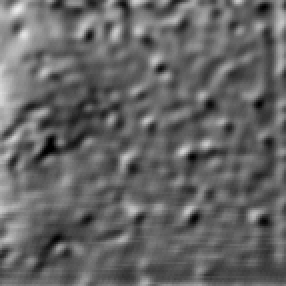
#> input picture divided_samples/top_left/ABC-capture-20241209-194134_topo02_13.png, 143 x 143 px, given as the content of the folder /Users/zebpalm/Exjobb 2025/BSE images/topo1/Top 180, which was not available (shown 2 times larger)
$ python preprocess_evaluation.py
#> lines starting #> are read from the running program, lines starting #| are printed output that depends on the picture; after the words box and inside, x2 and y2 are one past the last pixel; in counts of white or black regions, pixels touching at a corner belong together; pictures that were not available may be replaced by others from this repository, and a replacement may not be noted
import cv2
import numpy as np
import os
from pathlib import Path

# Define sample areas (y1, y2, x1, x2)
sample_areas = {
    'top_left': (130, 273, 128, 271),      # Sample 1
    'top_right': (130, 273, 329, 472),     # Sample 2
    'bottom_left': (329, 472, 128, 271),   # Sample 3
    'bottom_right': (329, 472, 329, 472)   # Sample 4
}

def create_output_dir(base_dir):
    """Create output directory if it doesn't exist."""
    output_dir = Path("/Users/zebpalm/Exjobb 2025/Coding/preprocessed_evaluation/180_topo1")
    output_dir.mkdir(parents=True, exist_ok=True)
    return output_dir

def preprocess_image(image, kernel_size=(9,9), sigma=2.0):
    """
    Preprocess grayscale image with Gaussian blur, histogram equalization, and bright region segmentation.
    Uses Otsu's method and filters regions based on size and shape.

    Args:
        image: Input grayscale image
        kernel_size: Size of Gaussian kernel
        sigma: Standard deviation for Gaussian blur

    Returns:
        Tuple of (preprocessed image, otsu segmented image, filtered segmented image)
    """
    # Apply Gaussian blur
    blurred = cv2.GaussianBlur(image, kernel_size, sigma)

    # Apply histogram equalization first
    equalized = cv2.equalizeHist(blurred)

    # Try Otsu's method for automatic thresholding
    _, otsu_thresh = cv2.threshold(equalized, 0, 255, cv2.THRESH_BINARY + cv2.THRESH_OTSU)

    # Find connected components in the thresholded image
    num_labels, labels, stats, centroids = cv2.connectedComponentsWithStats(otsu_thresh, connectivity=8)

    # Create a mask for regions that meet our criteria
    mask = np.zeros_like(otsu_thresh)

    # Filter regions based on size and shape
    min_area = 300  # Minimum area in pixels
    max_area = 10000  # Maximum area in pixels
    min_solidity = 0.6  # Minimum solidity (area / convex hull area)

    for i in range(1, num_labels):  # Skip background (label 0)
        area = stats[i, cv2.CC_STAT_AREA]

        # Get the contour of this region
        region_mask = (labels == i).astype(np.uint8) * 255
        contours, _ = cv2.findContours(region_mask, cv2.RETR_EXTERNAL, cv2.CHAIN_APPROX_SIMPLE)

        if len(contours) > 0:
            contour = contours[0]
            # Calculate solidity
            hull = cv2.convexHull(contour)
            hull_area = cv2.contourArea(hull)
            solidity = float(area) / hull_area if hull_area > 0 else 0

            # Keep region if it meets our criteria
            if (min_area <= area <= max_area) and (solidity >= min_solidity):
                mask[labels == i] = 255

    # Apply morphological operations to clean up the segmentation
    kernel = np.ones((5,5), np.uint8)
    segmented = cv2.morphologyEx(mask, cv2.MORPH_CLOSE, kernel)
    segmented = cv2.morphologyEx(segmented, cv2.MORPH_OPEN, kernel)

    return equalized, otsu_thresh, segmented

def divide_image(image):
    """
    Divide image into samples using predefined areas.

    Args:
        image: Input image

    Returns:
        Dictionary of divided image samples
    """
    samples = {}
    for sample_name, (y1, y2, x1, x2) in sample_areas.items():
        samples[sample_name] = image[y1:y2, x1:x2]

    return samples

def create_comparison_image(original, preprocessed, otsu_segmented, filtered_segmented):
    """
    Create a side-by-side comparison of original, preprocessed, and both segmented images with labels.

    Args:
        original: Original image sample
        preprocessed: Preprocessed image sample (after Gaussian blur and histogram equalization)
        otsu_segmented: Image segmented using Otsu's method
        filtered_segmented: Image segmented and filtered by size/shape

    Returns:
        Combined image with all four versions side by side
    """
    # Ensure all images are the same height
    h1, w1 = original.shape
    h2, w2 = preprocessed.shape
    h3, w3 = otsu_segmented.shape
    h4, w4 = filtered_segmented.shape
    height = max(h1, h2, h3, h4)

    # Create a white background image with extra space for labels
    comparison = np.ones((height + 30, w1 + w2 + w3 + w4 + 30), dtype=np.uint8) * 255

    # Place images side by side
    comparison[30:30+h1, :w1] = original
    comparison[30:30+h2, w1+10:w1+10+w2] = preprocessed
    comparison[30:30+h3, w1+w2+20:w1+w2+20+w3] = otsu_segmented
    comparison[30:30+h4, w1+w2+w3+30:] = filtered_segmented

    # Add vertical lines between images
    comparison[30:, w1:w1+10] = 0
    comparison[30:, w1+w2+10:w1+w2+20] = 0
    comparison[30:, w1+w2+w3+20:w1+w2+w3+30] = 0

    # Add labels with smaller font
    font = cv2.FONT_HERSHEY_SIMPLEX
    font_scale = 0.5  # Smaller font size
    thickness = 1    # Thinner text

    # Calculate text positions
    text_y = 20
    cv2.putText(comparison, "Original", (w1//2 - 30, text_y), font, font_scale, 0, thickness)
    cv2.putText(comparison, "Preprocessed", (w1 + w2//2 - 40, text_y), font, font_scale, 0, thickness)
    cv2.putText(comparison, "Otsu", (w1 + w2 + w3//2 - 20, text_y), font, font_scale, 0, thickness)
    cv2.putText(comparison, "Filtered", (w1 + w2 + w3 + w4//2 - 20, text_y), font, font_scale, 0, thickness)

    return comparison

def main():
    # Input and output directories
    input_dir = Path("/Users/zebpalm/Exjobb 2025/BSE images/topo1/Top 180")
    output_dir = create_output_dir(input_dir.parent)

    print(f"Processing images from: {input_dir}")
    print(f"Saving processed images to: {output_dir}")

    # Process each image in the input directory and its subdirectories
    for img_path in input_dir.rglob("*"):
        if img_path.suffix.lower() in ['.png', '.jpg', '.jpeg']:
            print(f"Processing: {img_path}")
            # Read image
            image = cv2.imread(str(img_path), cv2.IMREAD_GRAYSCALE)  # Explicitly read as grayscale
#> image is the input picture: shape (143, 143); min 0, max 234, mean 101
            if image is None:
                print(f"Could not read image: {img_path}")
                continue

            # Get original samples
            original_samples = divide_image(image)
#> after the loop in divide_image, `for sample_name, (y1, y2, x1, x2) in sample_areas.items():`: samples = 4 items
#> original_samples = 4 items

            # Preprocess image
            preprocessed, otsu_segmented, filtered_segmented = preprocess_image(image)
#> in preprocess_image, `equalized = cv2.equalizeHist(blurred)`:
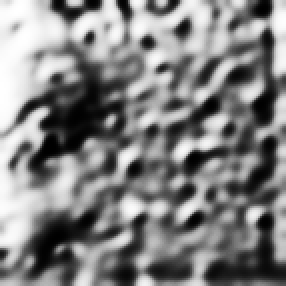
#> equalized: shape (143, 143) (shown 2 times larger); min 0, max 255, mean 129.3
#> in preprocess_image, `_, otsu_thresh = cv2.threshold(equalized, 0, 255, cv2.THRESH_BINARY + ..`:
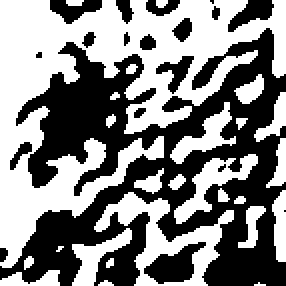
#> otsu_thresh: shape (143, 143) (shown 2 times larger); 51.7% white; 19 black regions (5 under 20 px), largest, box (x1, y1, x2, y2) and area: (0, 14, 143, 143) 8553, (72, 121, 103, 142) 335, (114, 0, 137, 16) 188
#> in preprocess_image, `num_labels, labels, stats, centroids = cv2.connectedComponentsWithStat..`:
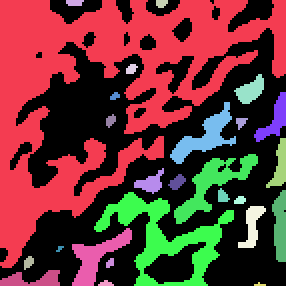
#> labels: shape (143, 143) int32 (shown 2 times larger); 27 distinct labels, from 0 to 26; one colour per label, 0 black
#> in preprocess_image, `num_labels, labels, stats, centroids = cv2.connectedComponentsWithStat..`: num_labels = 27; stats = 27 rows, first 6: [0, 0, 143, 143, 9870], [0, 0, 143, 134, 7143], [33, 0, 9, 3, 24], [78, 0, 6, 4, 20], [63, 32, 6, 5, 22], [117, 37, 15, 15, 125]; centroids = 27 pairs, first value 13.83 to 139.7, second value 0.917 to 141.9
#> the loop in preprocess_image, `for i in range(1, num_labels):` made 26 passes
#> (area, hull_area, solidity) on passes 1, 5, 7, 8, 11, 12, 13, 14, 15, 16, 17, 19: (7143, 12261, 0.583), (125, 119.5, 1.05), (159, 193.5, 0.822), (342, 482.5, 0.709), (122, 130.5, 0.935), (451, 680.5, 0.663), (93, 97.5, 0.954), (42, 34, 1.24), (29, 20.5, 1.41), (193, 173, 1.12), (1059, 2349.5, 0.451), (134, 170.5, 0.786)
#> pass 1, in preprocess_image, `region_mask = (labels == i).astype(np.uint8) * 255`:
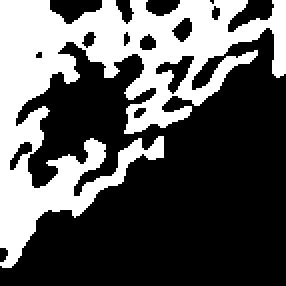
#> region_mask: shape (143, 143) (shown 2 times larger); 34.9% white; 1 white region, box (x1, y1, x2, y2) and area: (0, 0, 143, 134) 7143
#> after the loop in preprocess_image, `for i in range(1, num_labels):`:
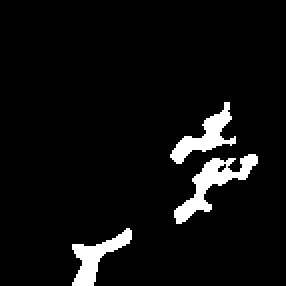
#> mask: shape (143, 143) (shown 2 times larger); 5.5% white; 3 white regions, box (x1, y1, x2, y2) and area: (87, 77, 129, 112) 451, (85, 51, 118, 82) 342, (36, 114, 66, 143) 330
#> after the loop in preprocess_image, `for i in range(1, num_labels):`: region_mask: shape (143, 143); 0.03% white in thin lines or dots, all inside (x1, y1, x2, y2) = (127, 141, 133, 143)
#> in preprocess_image, `segmented = cv2.morphologyEx(mask, cv2.MORPH_CLOSE, kernel)`: segmented: shape (143, 143); 5.9% white; 2 white regions, box (x1, y1, x2, y2) and area: (85, 51, 129, 112) 870, (36, 114, 66, 143) 335
#> in preprocess_image, `segmented = cv2.morphologyEx(segmented, cv2.MORPH_OPEN, kernel)`:
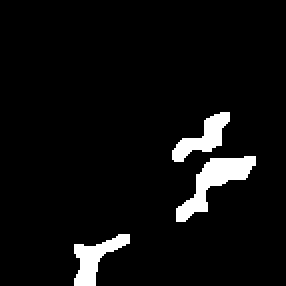
#> segmented: shape (143, 143) (shown 2 times larger); 5.4% white; 3 white regions, box (x1, y1, x2, y2) and area: (88, 78, 128, 111) 482, (37, 117, 65, 143) 316, (86, 56, 115, 81) 302

            # Get processed samples
            preprocessed_samples = divide_image(preprocessed)
#> preprocessed_samples = 4 items
            otsu_samples = divide_image(otsu_segmented)
#> otsu_samples = 4 items
            filtered_samples = divide_image(filtered_segmented)
#> filtered_samples = 4 items

            # Create and save comparison images
            for sample_name in sample_areas.keys():
                comparison = create_comparison_image(
                    original_samples[sample_name],
                    preprocessed_samples[sample_name],
                    otsu_samples[sample_name],
                    filtered_samples[sample_name]
                )
                comparison_path = output_dir / f"comparison_{img_path.stem}_{sample_name}{img_path.suffix}"
                cv2.imwrite(str(comparison_path), comparison)
                print(f"Saved comparison for {sample_name}: {comparison_path}")
#> this loop made 4 passes
#> pass 3, in main, `comparison = create_comparison_image( original_samples[sample_name], p..`:
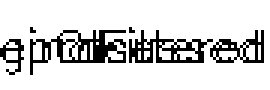
#> comparison: shape (30, 90) (shown 3 times larger); 84% white; black in thin lines or dots, all inside (x1, y1, x2, y2) = (0, 9, 88, 25)

if __name__ == "__main__":
    main()

$ run again, on divided_samples/top_left/ABC-capture-20241209-225643_topo02_13.png
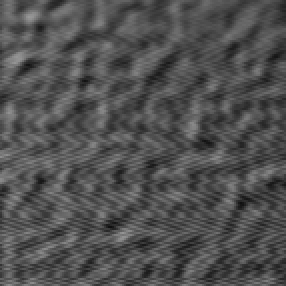
#> input picture divided_samples/top_left/ABC-capture-20241209-225643_topo02_13.png, 143 x 143 px, given as the content of the folder /Users/zebpalm/Exjobb 2025/BSE images/topo1/Top 180, which was not available (shown 2 times larger)
#> in main, image is the input picture: shape (143, 143); min 15, max 152, mean 80.2
#> after the loop in divide_image, `for sample_name, (y1, y2, x1, x2) in sample_areas.items():`: samples = 4 items
#> otsu_thresh: shape (143, 143); 51.5% white; 30 black regions (6 under 20 px), largest, box (x1, y1, x2, y2) and area: (23, 0, 143, 143) 5399, (99, 87, 143, 143) 1450, (21, 0, 85, 54) 906
#> in preprocess_image, `num_labels, labels, stats, centroids = cv2.connectedComponentsWithStat..`:
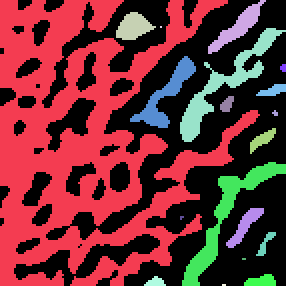
#> labels: shape (143, 143) int32 (shown 2 times larger); 20 distinct labels, from 0 to 19; one colour per label, 0 black
#> num_labels = 20; stats = 20 rows, first 6: [0, 0, 143, 143, 9921], [0, 0, 130, 143, 8140], [104, 0, 29, 27, 224], [58, 6, 20, 14, 177], [80, 13, 1, 1, 1], [90, 14, 53, 57, 589]; centroids = 20 rows, first 8: [85.9, 72.63], [42.12, 70.71], [118.5, 13.23], [66.29, 12.95], [80, 13], [111.8, 41.73], [82.44, 47.23], [141.2, 33.5]
#> the loop in preprocess_image, `for i in range(1, num_labels):` made 19 passes
#> (area, hull_area, solidity) on passes 1, 2, 3, 5, 6, 8, 9, 11: (8140, 15804.5, 0.515), (224, 231.5, 0.968), (177, 165, 1.07), (589, 1134, 0.519), (329, 482, 0.683), (56, 46.5, 1.2), (38, 29, 1.31), (71, 63, 1.13)
#> preprocessed_samples = 4 items
#> the loop in main, `for sample_name in sample_areas.keys():` made 4 passes
#> pass 1, in main, `comparison = create_comparison_image( original_samples[sample_name], p..`:
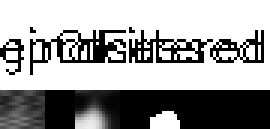
#> comparison: shape (43, 90) (shown 3 times larger); min 0, max 255, mean 159.8
